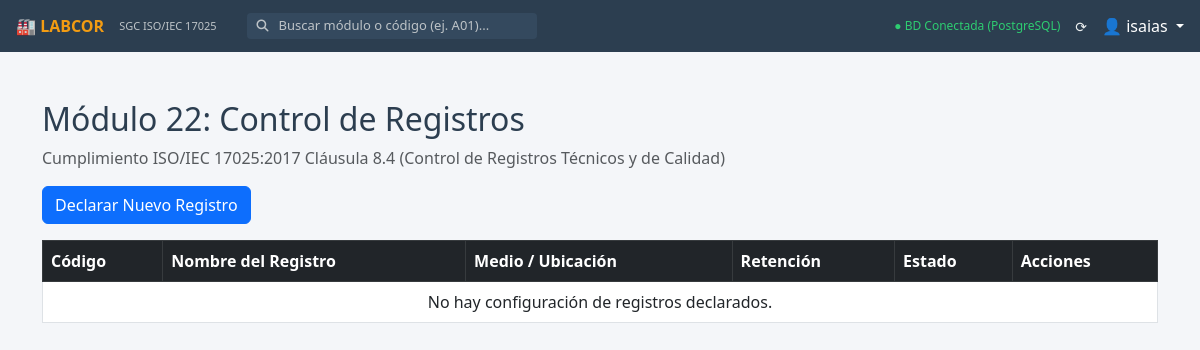
The page /control-registros/ (signed in) on the database as committed earlier.
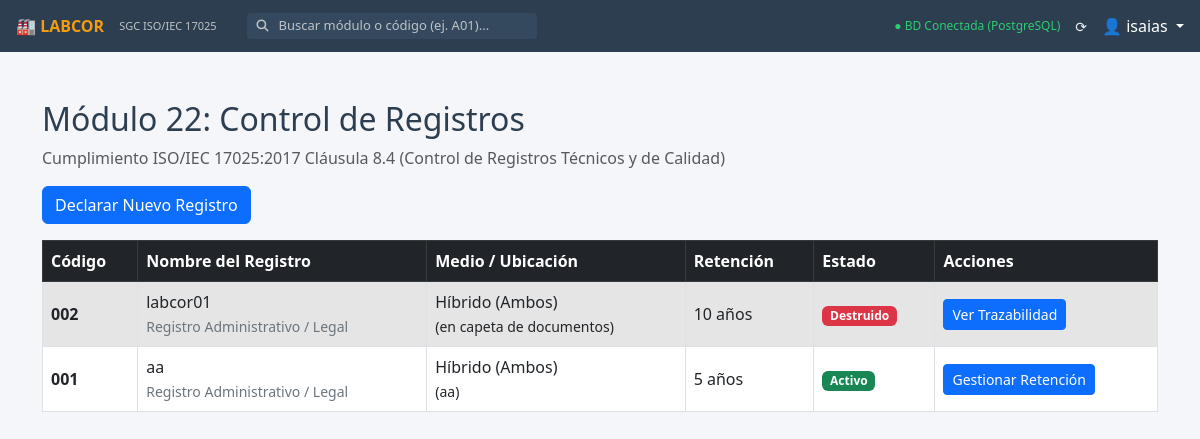
The same page on the database as committed later.
### h_m22_control_registros/models.py (models this page shows, shortened)
class RegistroCalidad(models.Model):
    TIPO_CHOICES = [
        ('TECNICO', 'Registro Técnico (Ensayos, Calibraciones)'),
        ('CALIDAD', 'Registro de Calidad (Auditorías, Revisiones)'),
        ('ADMINISTRATIVO', 'Registro Administrativo / Legal'),
    ]
    MEDIO_CHOICES = [
        ('FISICO', 'Físico (Papel / Carpeta)'),
        ('DIGITAL', 'Digital (Servidor / Nube)'),
        ('HIBRIDO', 'Híbrido (Ambos)'),
    ]
    ESTADO_CHOICES = [
        ('ACTIVO', 'Vigente / Activo'),
        ('ARCHIVADO', 'Archivado (Retención en progreso)'),
        ('DESTRUIDO', 'Destruido / Eliminado Seguro'),
    ]
    DISPOSICION_CHOICES = [
        ('DESTRUCCION_FISICA', 'Destrucción Física (Triturado)'),
        ('BORRADO_SEGURO', 'Borrado Seguro de Datos'),
        ('ARCHIVO_PERMANENTE', 'Archivo Muerto Permanente'),
    ]
    codigo_registro = models.CharField(max_length=50, unique=True, verbose_name="Código del Registro")
    titulo = models.CharField(max_length=200, verbose_name="Nombre o Título del Registro")
    tipo = models.CharField(max_length=30, choices=TIPO_CHOICES, default='CALIDAD')
    medio_almacenamiento = models.CharField(max_length=20, choices=MEDIO_CHOICES, default='DIGITAL')
    ubicacion_almacenamiento = models.CharField(max_length=200, verbose_name="Ubicación Física o Ruta Lógica")
    metodo_proteccion = models.CharField(max_length=200, default='Acceso restringido por rol y respaldos automatizados',
                                         verbose_name="Método de Protección")
    tiempo_retencion_anios = models.PositiveIntegerField(default=5, verbose_name="Tiempo de Retención (Años)")
    metodo_disposicion = models.CharField(max_length=30, choices=DISPOSICION_CHOICES, default='BORRADO_SEGURO')
    responsable_custodia = models.ForeignKey(User, on_delete=models.SET_NULL, null=True,
                                             related_name='registros_custodiados')
    estado = models.CharField(max_length=20, choices=ESTADO_CHOICES, default='ACTIVO')
    fecha_creacion_registro = models.DateField(default=timezone.now, verbose_name="Fecha de Generación del Registro")
    fecha_archivo = models.DateField(null=True, blank=True, verbose_name="Fecha en que se Archivó")
    fecha_destruccion = models.DateField(null=True, blank=True, verbose_name="Fecha de Destrucción / Eliminación")
    observaciones = models.TextField(blank=True, verbose_name="Observaciones / Evidencia de Destrucción")
    fecha_actualizacion = models.DateTimeField(auto_now=True)
    class Meta:
        verbose_name = "Control de Registro"
        verbose_name_plural = "Control de Registros"

### h_m22_control_registros/views.py (the view)
# urls.py: path('', views.dashboard, name='a00_dashboard'),
@login_required
def dashboard(request):
    registros = RegistroCalidad.objects.all().order_by('-fecha_creacion_registro')
    return render(request, 'h_m22_control_registros/dashboard.html', {'registros': registros})

### h_m22_control_registros/templates/h_m22_control_registros/dashboard.html (shortened to what this page needs)
{% extends 'base.html' %}
{% block content %}
<div class="container mt-4">
    <h2>Módulo 22: Control de Registros</h2>
    <p class="text-muted">Cumplimiento ISO/IEC 17025:2017 Cláusula 8.4 (Control de Registros Técnicos y de Calidad)</p>
    <a href="{% url 'm22_nuevo' %}" class="btn btn-primary mb-3">Declarar Nuevo Registro</a>
    <table class="table table-bordered table-hover align-middle">
        <thead class="table-dark">
            <tr>
                <th>Código</th>
                <th>Nombre del Registro</th>
                <th>Medio / Ubicación</th>
                <th>Retención</th>
                <th>Estado</th>
                <th>Acciones</th>
            </tr>
        </thead>
        <tbody>
            {% for reg in registros %}
            <tr class="{% if reg.estado == 'DESTRUIDO' %}table-active text-muted{% endif %}">
                <td><strong>{{ reg.codigo_registro }}</strong></td>
                <td>{{ reg.titulo }}<br><small class="text-secondary">{{ reg.get_tipo_display }}</small></td>
                <td>{{ reg.get_medio_almacenamiento_display }}<br><small>({{ reg.ubicacion_almacenamiento }})</small></td>
                <td>{{ reg.tiempo_retencion_anios }} años</td>
                <td>
                    {% if reg.estado == 'ACTIVO' %}<span class="badge bg-success">Activo</span>
                    {% elif reg.estado == 'ARCHIVADO' %}<span class="badge bg-warning text-dark">Archivado</span>
                    {% else %}<span class="badge bg-danger">Destruido</span>{% endif %}
                </td>
                <td>
                    <a href="{% url 'm22_editar' reg.pk %}" class="btn btn-sm btn-primary">
                        {% if reg.estado == 'DESTRUIDO' %}Ver Trazabilidad{% else %}Gestionar Retención{% endif %}
                    </a>
                </td>
            </tr>
            {% empty %}
            <tr><td colspan="6" class="text-center">No hay configuración de registros declarados.</td></tr>
            {% endfor %}
        </tbody>
    </table>
</div>
{% endblock %}

Rows that differ between the two databases and show on the page:
added RegistroCalidad: codigo_registro "002", titulo "labcor01", tipo "Registro Administrativo / Legal", medio_almacenamiento "Híbrido (Ambos)", ubicacion_almacenamiento "en capeta de documentos", tiempo_retencion_anios "10", estado "Destruido"
added RegistroCalidad: codigo_registro "001", titulo "aa", tipo "Registro Administrativo / Legal", medio_almacenamiento "Híbrido (Ambos)", ubicacion_almacenamiento "aa", tiempo_retencion_anios "5", estado "Activo"
Other text that changed with them:
text no longer shown: "No hay configuración de registros declarados."
